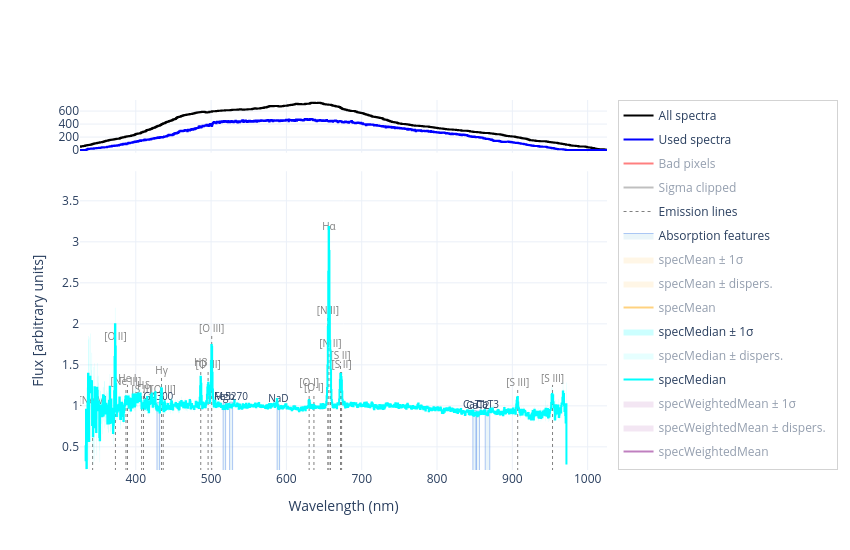

Write notebook code for a chart like this one.
### Code cell
plotting(name_stack, width=850, height=550)

### Figure 1 — Plotly figure (JSON) as saved in the notebook; plotly's stock layout.template omitted (floating-point values rounded to 4 significant figures; data arrays with more than 128 entries replaced by an {"elided": "..."} marker saying what was removed)
{"data": [{"legendgroup": "All spectra", "line": {"color": "black", "shape": "hv"}, "mode": "lines", "name": "All spectra", "showlegend": true, "type": "scatter", "visible": true, "x": {"elided": "1313 float values"}, "xaxis": "x", "y": {"elided": "1313 int values"}, "yaxis": "y"}, {"legendgroup": "Used spectra", "line": {"color": "blue", "shape": "hv"}, "mode": "lines", "name": "Used spectra", "showlegend": true, "type": "scatter", "visible": true, "x": {"elided": "1313 float values"}, "xaxis": "x", "y": {"elided": "1313 int values"}, "yaxis": "y"}, {"legendgroup": "Bad pixels", "line": {"color": "red", "shape": "hv"}, "mode": "lines", "name": "Bad pixels", "showlegend": true, "type": "scatter", "visible": "legendonly", "x": {"elided": "1313 float values"}, "xaxis": "x", "y": {"elided": "1313 int values"}, "yaxis": "y"}, {"legendgroup": "Sigma clipped", "line": {"color": "grey", "shape": "hv"}, "mode": "lines", "name": "Sigma clipped", "showlegend": true, "type": "scatter", "visible": "legendonly", "x": {"elided": "1313 float values"}, "xaxis": "x", "y": {"elided": "1313 int values"}, "yaxis": "y"}, {"hoverinfo": "skip", "legendgroup": "em_lines", "line": {"color": "grey", "dash": "dot", "width": 1}, "mode": "lines+text", "name": "Emission lines", "showlegend": true, "text": ["", "[Ne V]", "", "", "[O II]", "", "", "[Ne III]", "", "", "He I", "", "", "[S II]", "", "", "Hδ", "", "", "Hγ", "", "", "[O III]", "", "", "Hβ", "", "", "[O III]", "", "", "[O III]", "", "", "[O I]", "", "", "[O I]", "", "", "[N II]", "", "", "Hα", "", "", "[N II]", "", "", "[S II]", "", "", "[S II]", "", "", "[S III]", "", "", "[S III]", "", "", "[C I]", "", "", "Paδ", ""], "textfont": {"color": "grey", "size": 10}, "textposition": "top center", "type": "scatter", "visible": true, "x": [342.7, 342.7, null, 373.0, 373.0, null, 387.0, 387.0, null, 389.0, 389.0, null, 407.8, 407.8, null, 410.3, 410.3, null, 434.2, 434.2, null, 436.4, 436.4, null, 486.3, 486.3, null, 496.0, 496.0, null, 500.8, 500.8, null, 630.2, 630.2, null, 636.6, 636.6, null, 655.0, 655.0, null, 656.5, 656.5, null, 658.5, 658.5, null, 671.8, 671.8, null, 673.3, 673.3, null, 907.1, 907.1, null, 953.4, 953.4, null, 985.3, 985.3, null, 1005.0, 1005.0, null], "xaxis": "x2", "y": [0.2057, 0.9907, null, 0.2057, 1.777, null, 0.2057, 1.221, null, 0.2057, 1.256, null, 0.2057, 1.121, null, 0.2057, 1.174, null, 0.2057, 1.359, null, 0.2057, 1.123, null, 0.2057, 1.451, null, 0.2057, 1.428, null, 0.2057, 1.871, null, 0.2057, 1.214, null, 0.2057, 1.155, null, 0.2057, 2.089, null, 0.2057, 3.118, null, 0.2057, 1.683, null, 0.2057, 1.538, null, 0.2057, 1.427, null, 0.2057, 1.21, null, 0.2057, 1.255, null, 0.2057, null, null, 0.2057, null, null], "yaxis": "y2"}, {"fill": "toself", "fillcolor": "rgba(173, 216, 230, 0.25)", "hoverinfo": "skip", "legendgroup": "abs_feats", "line": {"color": "rgba(100, 149, 237, 0.5)", "width": 1}, "mode": "lines+text", "name": "Absorption features", "showlegend": true, "text": ["", "", "", "G4300", "", "", "", "", "", "", "Mgb", "", "", "", "", "", "", "Fe5270", "", "", "", "", "", "", "NaD", "", "", "", "", "", "", "CaT1", "", "", "", "", "", "", "CaT2", "", "", "", "", "", "", "CaT3", "", "", ""], "textfont": {"size": 10}, "textposition": "top center", "type": "scatter", "visible": true, "x": [428.1, 431.6, 431.6, 429.9, 428.1, 428.1, null, 516.0, 519.3, 519.3, 517.6, 516.0, 516.0, null, 524.6, 528.6, 528.6, 526.6, 524.6, 524.6, null, 587.7, 590.9, 590.9, 589.3, 587.7, 587.7, null, 847.6, 852, 852, 849.8, 847.6, 847.6, null, 852, 856.4, 856.4, 854.2, 852, 852, null, 864, 870, 870, 867, 864, 864, null], "xaxis": "x2", "y": [0.2057, 0.2057, 1.039, 1.039, 1.039, 0.2057, null, 0.2057, 0.2057, 1.035, 1.035, 1.035, 0.2057, null, 0.2057, 0.2057, 1.045, 1.045, 1.045, 0.2057, null, 0.2057, 0.2057, 1.013, 1.013, 1.013, 0.2057, null, 0.2057, 0.2057, 0.9433, 0.9433, 0.9433, 0.2057, null, 0.2057, 0.2057, 0.9369, 0.9369, 0.9369, 0.2057, null, 0.2057, 0.2057, 0.9383, 0.9383, 0.9383, 0.2057, null], "yaxis": "y2"}, {"hoverinfo": "skip", "legendgroup": "specMean_error", "line": {"color": "rgba(0,0,0,0)", "shape": "hv"}, "mode": "lines", "showlegend": false, "type": "scatter", "x": {"elided": "1313 float values"}, "xaxis": "x2", "y": {"elided": "1313 float values"}, "yaxis": "y2"}, {"fill": "tonexty", "fillcolor": "rgba(255, 165, 0, 0.2)", "hoverinfo": "skip", "legendgroup": "specMean_error", "line": {"color": "rgba(0,0,0,0)", "shape": "hv"}, "mode": "lines", "name": "specMean ± 1σ", "showlegend": true, "type": "scatter", "visible": "legendonly", "x": {"elided": "1313 float values"}, "xaxis": "x2", "y": {"elided": "1313 float values"}, "yaxis": "y2"}, {"hoverinfo": "skip", "legendgroup": "specMean_dispersion", "line": {"color": "rgba(0,0,0,0)", "shape": "hv"}, "mode": "lines", "showlegend": false, "type": "scatter", "x": {"elided": "1313 float values"}, "xaxis": "x2", "y": {"elided": "1313 float values"}, "yaxis": "y2"}, {"fill": "tonexty", "fillcolor": "rgba(255, 165, 0, 0.2)", "hoverinfo": "skip", "legendgroup": "specMean_dispersion", "line": {"color": "rgba(0,0,0,0)", "shape": "hv"}, "mode": "lines", "name": "specMean ± dispers.", "showlegend": true, "type": "scatter", "visible": "legendonly", "x": {"elided": "1313 float values"}, "xaxis": "x2", "y": {"elided": "1313 float values"}, "yaxis": "y2"}, {"legendgroup": "specMean", "line": {"color": "orange", "shape": "hv"}, "mode": "lines", "name": "specMean", "showlegend": true, "type": "scatter", "visible": "legendonly", "x": {"elided": "1313 float values"}, "xaxis": "x2", "y": {"elided": "1313 float values"}, "yaxis": "y2"}, {"hoverinfo": "skip", "legendgroup": "specMedian_error", "line": {"color": "rgba(0,0,0,0)", "shape": "hv"}, "mode": "lines", "showlegend": false, "type": "scatter", "x": {"elided": "1313 float values"}, "xaxis": "x2", "y": {"elided": "1313 float values"}, "yaxis": "y2"}, {"fill": "tonexty", "fillcolor": "rgba(0, 255, 255, 0.2)", "hoverinfo": "skip", "legendgroup": "specMedian_error", "line": {"color": "rgba(0,0,0,0)", "shape": "hv"}, "mode": "lines", "name": "specMedian ± 1σ", "showlegend": true, "type": "scatter", "visible": true, "x": {"elided": "1313 float values"}, "xaxis": "x2", "y": {"elided": "1313 float values"}, "yaxis": "y2"}, {"hoverinfo": "skip", "legendgroup": "specMedian_dispersion", "line": {"color": "rgba(0,0,0,0)", "shape": "hv"}, "mode": "lines", "showlegend": false, "type": "scatter", "x": {"elided": "1313 float values"}, "xaxis": "x2", "y": {"elided": "1313 float values"}, "yaxis": "y2"}, {"fill": "tonexty", "fillcolor": "rgba(0, 255, 255, 0.2)", "hoverinfo": "skip", "legendgroup": "specMedian_dispersion", "line": {"color": "rgba(0,0,0,0)", "shape": "hv"}, "mode": "lines", "name": "specMedian ± dispers.", "showlegend": true, "type": "scatter", "visible": "legendonly", "x": {"elided": "1313 float values"}, "xaxis": "x2", "y": {"elided": "1313 float values"}, "yaxis": "y2"}, {"legendgroup": "specMedian", "line": {"color": "cyan", "shape": "hv"}, "mode": "lines", "name": "specMedian", "showlegend": true, "type": "scatter", "visible": true, "x": {"elided": "1313 float values"}, "xaxis": "x2", "y": {"elided": "1313 float values"}, "yaxis": "y2"}, {"hoverinfo": "skip", "legendgroup": "specWeightedMean_error", "line": {"color": "rgba(0,0,0,0)", "shape": "hv"}, "mode": "lines", "showlegend": false, "type": "scatter", "x": {"elided": "1313 float values"}, "xaxis": "x2", "y": {"elided": "1313 float values"}, "yaxis": "y2"}, {"fill": "tonexty", "fillcolor": "rgba(128, 0, 128, 0.2)", "hoverinfo": "skip", "legendgroup": "specWeightedMean_error", "line": {"color": "rgba(0,0,0,0)", "shape": "hv"}, "mode": "lines", "name": "specWeightedMean ± 1σ", "showlegend": true, "type": "scatter", "visible": "legendonly", "x": {"elided": "1313 float values"}, "xaxis": "x2", "y": {"elided": "1313 float values"}, "yaxis": "y2"}, {"hoverinfo": "skip", "legendgroup": "specWeightedMean_dispersion", "line": {"color": "rgba(0,0,0,0)", "shape": "hv"}, "mode": "lines", "showlegend": false, "type": "scatter", "x": {"elided": "1313 float values"}, "xaxis": "x2", "y": {"elided": "1313 float values"}, "yaxis": "y2"}, {"fill": "tonexty", "fillcolor": "rgba(128, 0, 128, 0.2)", "hoverinfo": "skip", "legendgroup": "specWeightedMean_dispersion", "line": {"color": "rgba(0,0,0,0)", "shape": "hv"}, "mode": "lines", "name": "specWeightedMean ± dispers.", "showlegend": true, "type": "scatter", "visible": "legendonly", "x": {"elided": "1313 float values"}, "xaxis": "x2", "y": {"elided": "1313 float values"}, "yaxis": "y2"}, {"legendgroup": "specWeightedMean", "line": {"color": "purple", "shape": "hv"}, "mode": "lines", "name": "specWeightedMean", "showlegend": true, "type": "scatter", "visible": "legendonly", "x": {"elided": "1313 float values"}, "xaxis": "x2", "y": {"elided": "1313 float values"}, "yaxis": "y2"}, {"hoverinfo": "skip", "legendgroup": "specGeometricMean_error", "line": {"color": "rgba(0,0,0,0)", "shape": "hv"}, "mode": "lines", "showlegend": false, "type": "scatter", "x": {"elided": "1313 float values"}, "xaxis": "x2", "y": {"elided": "1313 float values"}, "yaxis": "y2"}, {"fill": "tonexty", "fillcolor": "rgba(0, 128, 0, 0.2)", "hoverinfo": "skip", "legendgroup": "specGeometricMean_error", "line": {"color": "rgba(0,0,0,0)", "shape": "hv"}, "mode": "lines", "name": "specGeometricMean ± 1σ", "showlegend": true, "type": "scatter", "visible": "legendonly", "x": {"elided": "1313 float values"}, "xaxis": "x2", "y": {"elided": "1313 float values"}, "yaxis": "y2"}, {"hoverinfo": "skip", "legendgroup": "specGeometricMean_dispersion", "line": {"color": "rgba(0,0,0,0)", "shape": "hv"}, "mode": "lines", "showlegend": false, "type": "scatter", "x": {"elided": "1313 float values"}, "xaxis": "x2", "y": {"elided": "1313 float values"}, "yaxis": "y2"}, {"fill": "tonexty", "fillcolor": "rgba(0, 128, 0, 0.2)", "hoverinfo": "skip", "legendgroup": "specGeometricMean_dispersion", "line": {"color": "rgba(0,0,0,0)", "shape": "hv"}, "mode": "lines", "name": "specGeometricMean ± dispers.", "showlegend": true, "type": "scatter", "visible": "legendonly", "x": {"elided": "1313 float values"}, "xaxis": "x2", "y": {"elided": "1313 float values"}, "yaxis": "y2"}, {"legendgroup": "specGeometricMean", "line": {"color": "green", "shape": "hv"}, "mode": "lines", "name": "specGeometricMean", "showlegend": true, "type": "scatter", "visible": "legendonly", "x": {"elided": "1313 float values"}, "xaxis": "x2", "y": {"elided": "1313 float values"}, "yaxis": "y2"}], "layout": {"barmode": "overlay", "height": 550, "legend": {"bordercolor": "lightgrey", "borderwidth": 1, "groupclick": "toggleitem", "itemsizing": "trace", "orientation": "v", "tracegroupgap": 5, "x": 1.02, "xanchor": "left", "y": 1, "yanchor": "top"}, "margin": {"r": 200}, "width": 850, "xaxis": {"anchor": "y", "domain": [0, 1], "matches": "x2", "range": [325.9, 1026.0], "showticklabels": false}, "xaxis2": {"anchor": "y2", "domain": [0, 1], "range": [325.9, 1026.0], "title": {"text": "Wavelength (nm)"}}, "yaxis": {"anchor": "x", "domain": [0.8575, 1]}, "yaxis2": {"anchor": "x2", "domain": [0, 0.8075], "range": [0.2178, 3.861], "title": {"text": "Flux [arbitrary units]"}}}}
